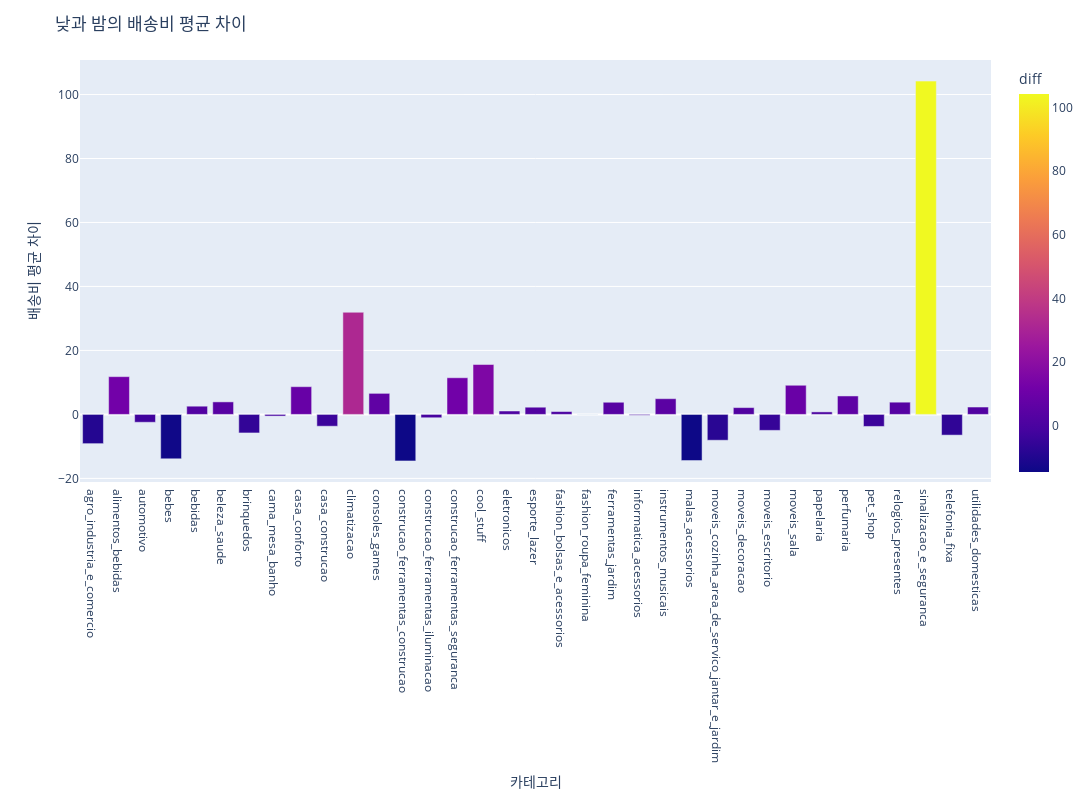

The notebook cell this image was saved under:
### Markdown cell above
#### 금액 시각화

### Code cell
# 차이나는 금액을 시각화
# 배송비 차이가 양수이면 낮에 더 비싸고 음수이면 밤에 더 비싸다는 것을 의미
import plotly.express as px

fig = px.bar(day_night_category_fee, x='product_category_name', y='diff', color='diff', color_continuous_scale='Plasma')
fig.update_layout(
    title='낮과 밤의 배송비 평균 차이',
    xaxis_title='카테고리',
    yaxis_title='배송비 평균 차이',
    width=1600,
    height=800
)
fig.show()

### Figure 1 — Plotly figure (JSON) as saved in the notebook; plotly's stock layout.template omitted (floating-point values rounded to 4 significant figures)
{"data": [{"alignmentgroup": "True", "hovertemplate": "product_category_name=%{x}<br>diff=%{marker.color}<extra></extra>", "legendgroup": "", "marker": {"color": [-9.143, 11.8, -2.458, -13.9, 2.569, 3.915, -5.797, -0.52, 8.666, -3.695, 31.93, 6.584, -14.53, -1.046, 11.46, 15.6, 1.066, 2.25, 0.8889, 0, 3.8, -0.2594, 4.914, -14.43, -8.075, 2.127, -4.991, 9.112, 0.782, 5.767, -3.761, 3.821, 104.2, -6.476, 2.306], "coloraxis": "coloraxis", "pattern": {"shape": ""}}, "name": "", "offsetgroup": "", "orientation": "v", "showlegend": false, "textposition": "auto", "type": "bar", "x": ["agro_industria_e_comercio", "alimentos_bebidas", "automotivo", "bebes", "bebidas", "beleza_saude", "brinquedos", "cama_mesa_banho", "casa_conforto", "casa_construcao", "climatizacao", "consoles_games", "construcao_ferramentas_construcao", "construcao_ferramentas_iluminacao", "construcao_ferramentas_seguranca", "cool_stuff", "eletronicos", "esporte_lazer", "fashion_bolsas_e_acessorios", "fashion_roupa_feminina", "ferramentas_jardim", "informatica_acessorios", "instrumentos_musicais", "malas_acessorios", "moveis_cozinha_area_de_servico_jantar_e_jardim", "moveis_decoracao", "moveis_escritorio", "moveis_sala", "papelaria", "perfumaria", "pet_shop", "relogios_presentes", "sinalizacao_e_seguranca", "telefonia_fixa", "utilidades_domesticas"], "xaxis": "x", "y": [-9.143, 11.8, -2.458, -13.9, 2.569, 3.915, -5.797, -0.52, 8.666, -3.695, 31.93, 6.584, -14.53, -1.046, 11.46, 15.6, 1.066, 2.25, 0.8889, 0, 3.8, -0.2594, 4.914, -14.43, -8.075, 2.127, -4.991, 9.112, 0.782, 5.767, -3.761, 3.821, 104.2, -6.476, 2.306], "yaxis": "y"}], "layout": {"barmode": "relative", "coloraxis": {"colorbar": {"title": {"text": "diff"}}, "colorscale": [[0, "#0d0887"], [0.1111, "#46039f"], [0.2222, "#7201a8"], [0.3333, "#9c179e"], [0.4444, "#bd3786"], [0.5556, "#d8576b"], [0.6667, "#ed7953"], [0.7778, "#fb9f3a"], [0.8889, "#fdca26"], [1, "#f0f921"]]}, "height": 800, "legend": {"tracegroupgap": 0}, "margin": {"t": 60}, "title": {"text": "낮과 밤의 배송비 평균 차이"}, "width": 1600, "xaxis": {"anchor": "y", "domain": [0, 1], "title": {"text": "카테고리"}}, "yaxis": {"anchor": "x", "domain": [0, 1], "title": {"text": "배송비 평균 차이"}}}}
